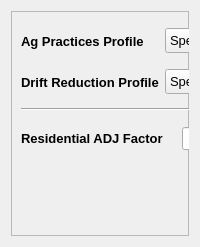
            <widget class="QWidget" name="otherParams">
             <property name="statusTip">
              <string>Select other parameters</string>
             </property>
             <attribute name="title">
              <string>Profiles</string>
             </attribute>
             <layout class="QHBoxLayout" name="horizontalLayout">
              <item>
               <widget class="QFrame" name="frame_3">
                <property name="sizePolicy">
                 <sizepolicy hsizetype="Preferred" vsizetype="Maximum">
                  <horstretch>0</horstretch>
                  <verstretch>0</verstretch>
                 </sizepolicy>
                </property>
                <property name="minimumSize">
                 <size>
                  <width>0</width>
                  <height>225</height>
                 </size>
                </property>
                <property name="maximumSize">
                 <size>
                  <width>16777215</width>
                  <height>225</height>
                 </size>
                </property>
                <property name="frameShape">
                 <enum>QFrame::StyledPanel</enum>
                </property>
                <property name="frameShadow">
                 <enum>QFrame::Raised</enum>
                </property>
                <widget class="Line" name="line_5">
                 <property name="geometry">
                  <rect>
                   <x>10</x>
                   <y>90</y>
                   <width>831</width>
                   <height>16</height>
                  </rect>
                 </property>
                 <property name="orientation">
                  <enum>Qt::Horizontal</enum>
                 </property>
                </widget>
                <widget class="QLabel" name="redADJFactDesc">
                 <property name="geometry">
                  <rect>
                   <x>260</x>
                   <y>110</y>
                   <width>576</width>
                   <height>36</height>
                  </rect>
                 </property>
                 <property name="font">
                  <font>
                   <family>Segoe UI</family>
                   <pointsize>10</pointsize>
                  </font>
                 </property>
                 <property name="text">
                  <string>The EEC adjustment factor for Residential runs.  Default is 0.587, EPA's factor used in the Biological Evaluation for carbamates.</string>
                 </property>
                 <property name="wordWrap">
                  <bool>true</bool>
                 </property>
                </widget>
                <widget class="QWidget" name="layoutWidget">
                 <property name="geometry">
                  <rect>
                   <x>10</x>
                   <y>10</y>
                   <width>831</width>
                   <height>81</height>
                  </rect>
                 </property>
                 <layout class="QGridLayout" name="gridLayout_2">
                  <item row="0" column="0">
                   <widget class="QLabel" name="label">
                    <property name="sizePolicy">
                     <sizepolicy hsizetype="Fixed" vsizetype="Preferred">
                      <horstretch>0</horstretch>
                      <verstretch>0</verstretch>
                     </sizepolicy>
                    </property>
                    <property name="minimumSize">
                     <size>
                      <width>100</width>
                      <height>0</height>
                     </size>
                    </property>
                    <property name="font">
                     <font>
                      <family>Segoe UI</family>
                      <pointsize>10</pointsize>
                      <weight>75</weight>
                      <bold>true</bold>
                     </font>
                    </property>
                    <property name="text">
                     <string>Ag Practices Profile</string>
                    </property>
                   </widget>
                  </item>
                  <item row="0" column="1">
                   <widget class="QComboBox" name="APTscenario">
                    <property name="minimumSize">
                     <size>
                      <width>0</width>
                      <height>25</height>
                     </size>
                    </property>
                    <property name="font">
                     <font>
                      <family>Segoe UI</family>
                      <pointsize>10</pointsize>
                     </font>
                    </property>
                    <property name="currentText">
                     <string>Specify APT before selecting</string>
                    </property>
                    <item>
                     <property name="text">
                      <string>Specify APT before selecting</string>
                     </property>
                    </item>
                   </widget>
                  </item>
                  <item row="0" column="2">
                   <widget class="QLabel" name="label_5">
                    <property name="font">
                     <font>
                      <family>Segoe UI</family>
                      <pointsize>10</pointsize>
                     </font>
                    </property>
                    <property name="text">
                     <string>The worksheet name for the Agronomic Practices Table (APT) to use for run generation.</string>
                    </property>
                    <property name="wordWrap">
                     <bool>true</bool>
                    </property>
                   </widget>
                  </item>
                  <item row="1" column="0">
                   <widget class="QLabel" name="label_3">
                    <property name="sizePolicy">
                     <sizepolicy hsizetype="Fixed" vsizetype="Preferred">
                      <horstretch>0</horstretch>
                      <verstretch>0</verstretch>
                     </sizepolicy>
                    </property>
                    <property name="minimumSize">
                     <size>
                      <width>100</width>
                      <height>0</height>
                     </size>
                    </property>
                    <property name="font">
                     <font>
                      <family>Segoe UI</family>
                      <pointsize>10</pointsize>
                      <weight>75</weight>
                      <bold>true</bold>
                     </font>
                    </property>
                    <property name="text">
                     <string>Drift Reduction Profile</string>
                    </property>
                   </widget>
                  </item>
                  <item row="1" column="1">
                   <widget class="QComboBox" name="DRTscenario">
                    <property name="minimumSize">
                     <size>
                      <width>0</width>
                      <height>25</height>
                     </size>
                    </property>
                    <property name="font">
                     <font>
                      <family>Segoe UI</family>
                      <pointsize>10</pointsize>
                     </font>
                    </property>
                    <property name="currentText">
                     <string>Specify DRT before selecting</string>
                    </property>
                    <property name="currentIndex">
                     <number>0</number>
                    </property>
                    <property name="minimumContentsLength">
                     <number>0</number>
                    </property>
                    <item>
                     <property name="text">
                      <string>Specify DRT before selecting</string>
                     </property>
                    </item>
                   </widget>
                  </item>
                  <item row="1" column="2">
                   <widget class="QLabel" name="label_7">
                    <property name="font">
                     <font>
                      <family>Segoe UI</family>
                      <pointsize>10</pointsize>
                     </font>
                    </property>
                    <property name="text">
                     <string>The worksheet name for the Drift Reduction Table (DRT) to use for the run generation.</string>
                    </property>
                    <property name="wordWrap">
                     <bool>true</bool>
                    </property>
                   </widget>
                  </item>
                 </layout>
                </widget>
                <widget class="QWidget" name="layoutWidget">
                 <property name="geometry">
                  <rect>
                   <x>10</x>
                   <y>110</y>
                   <width>236</width>
                   <height>35</height>
                  </rect>
                 </property>
                 <layout class="QHBoxLayout" name="horizontalLayout_12">
                  <item>
                   <widget class="QLabel" name="resADJFactorLabel">
                    <property name="font">
                     <font>
                      <family>Segoe UI</family>
                      <pointsize>10</pointsize>
                      <weight>75</weight>
                      <bold>true</bold>
                     </font>
                    </property>
                    <property name="text">
                     <string>Residential ADJ Factor</string>
                    </property>
                   </widget>
                  </item>
                  <item>
                   <widget class="QLineEdit" name="resADJFactor">
                    <property name="sizePolicy">
                     <sizepolicy hsizetype="Fixed" vsizetype="Fixed">
                      <horstretch>0</horstretch>
                      <verstretch>0</verstretch>
                     </sizepolicy>
                    </property>
                    <property name="minimumSize">
                     <size>
                      <width>25</width>
                      <height>0</height>
                     </size>
                    </property>
                    <property name="maximumSize">
                     <size>
                      <width>75</width>
                      <height>16777215</height>
                     </size>
                    </property>
                    <property name="font">
                     <font>
                      <family>Segoe UI</family>
                      <pointsize>10</pointsize>
                     </font>
                    </property>
                    <property name="text">
                     <string>0.587</string>
                    </property>
                    <property name="alignment">
                     <set>Qt::AlignCenter</set>
                    </property>
                   </widget>
                  </item>
                 </layout>
                </widget>
               </widget>
              </item>
             </layout>
            </widget>
